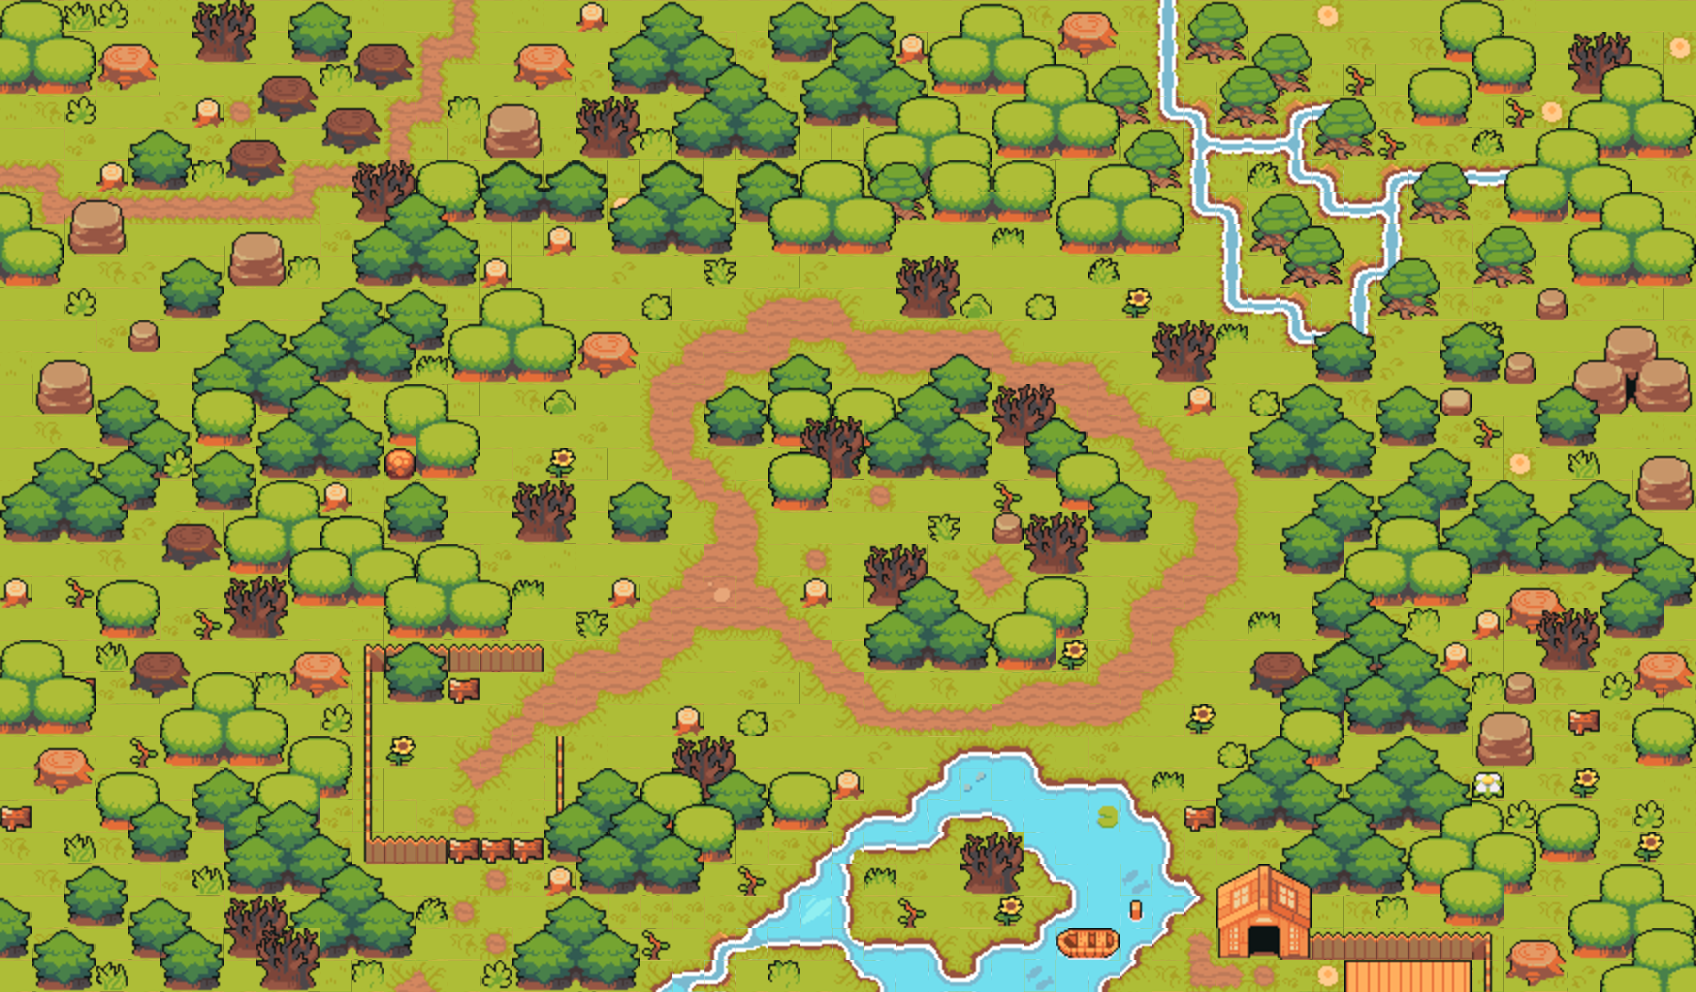

This game map was drawn from its Tiled (.tmx) file and the tilesets committed beside it. A one-line description and the trimmed map source follow:
An orthogonal 53x31 tile map with 32x32 px tiles, 5 tile layers (Tile Layer 1, behindstuff, Tile Layer 2, CloseToPath, ...) and 67 objects (56x obstacle, 7x chicken, player, pathBlock, npc, ...).

<map version="1.8" tiledversion="1.8.4" orientation="orthogonal" renderorder="right-down" width="53" height="31" tilewidth="32" tileheight="32" infinite="0" nextlayerid="11" nextobjectid="103">
 <tileset firstgid="1" name="tiles-spritesheet" tilewidth="32" tileheight="32" tilecount="3283" columns="67">
  <image source="tiles-spritesheet.png" width="2144" height="1568" />
 </tileset>
 <layer id="1" name="Tile Layer 1" width="53" height="31">
  <data>[1643 cells, 1643 non-empty, 9 distinct tile ids]</data>
 </layer>
 <layer id="5" name="behindstuff" width="53" height="31">
  <data>[1643 cells, 259 non-empty, 93 distinct tile ids]</data>
 </layer>
 <layer id="2" name="Tile Layer 2" width="53" height="31">
  <data>[1643 cells, 644 non-empty, 113 distinct tile ids]</data>
 </layer>
 <layer id="4" name="CloseToPath" width="53" height="31">
  <data>[1643 cells, 480 non-empty, 105 distinct tile ids]</data>
 </layer>
 <layer id="8" name="Top" width="53" height="31">
  <data>[1643 cells, 88 non-empty, 38 distinct tile ids]</data>
 </layer>
 <objectgroup id="10" name="Object Layer 1">
  <object id="24" type="obstacle" x="383" y="327.25" width="250.25" height="44.1667" />
  <object id="25" type="obstacle" x="437" y="291.25" width="104" height="30" />
  <object id="26" type="obstacle" x="412" y="259.75" width="98" height="24.75" />
  <object id="29" type="obstacle" x="413" y="211" width="60.5" height="45" />
  <object id="33" type="obstacle" x="482.667" y="190.667" width="856" height="26.6667" />
  <object id="34" type="obstacle" x="545.917" y="217.333" width="28.75" height="35.5" />
  <object id="35" type="obstacle" x="608" y="209.333" width="124" height="40.5833" />
  <object id="36" type="obstacle" x="770.167" y="200.666" width="121.167" height="41.3333" />
  <object id="37" type="obstacle" x="1062" y="204" width="117.333" height="38.75" />
  <object id="38" type="obstacle" x="897.083" y="260" width="60.25" height="44.6667" />
  <object id="39" type="obstacle" x="380" y="418" width="97.3333" height="50.6667" />
  <object id="40" type="obstacle" x="386.667" y="481.833" width="58.8333" height="60.8333" />
  <object id="41" type="obstacle" x="512.583" y="480.917" width="61.5" height="54.8333" />
  <object id="42" type="obstacle" x="610.667" y="484.25" width="56" height="48.0833" />
  <object id="43" type="obstacle" x="381.333" y="547.083" width="96.9167" height="144.667" />
  <object id="44" type="obstacle" x="476" y="574.667" width="32" height="62.6667" />
  <object id="45" type="obstacle" x="470.667" y="643.167" width="73.4167" height="25.6666" />
  <object id="46" type="obstacle" x="553.417" y="734.667" width="13.25" height="97.3333" />
  <object id="47" type="obstacle" x="568" y="769.75" width="293.833" height="60.9167" />
  <object id="48" type="obstacle" x="672.917" y="707.417" width="30.8333" height="64" />
  <object id="49" type="obstacle" x="700.25" y="739.833" width="34.6667" height="32" />
  <object id="50" type="obstacle" x="853.333" y="805.167" width="497.333" height="28.1667" />
  <object id="52" type="obstacle" x="921.917" y="771.5" width="208.833" height="32.75" />
  <object id="53" type="obstacle" x="947.917" y="742.583" width="86.1667" height="24" />
  <object id="54" type="obstacle" x="1247.5" y="761.333" width="95.1667" height="32" />
  <object id="55" type="obstacle" x="1313.67" y="384.5" width="29" height="372.833" />
  <object id="56" type="obstacle" x="1277.33" y="389.833" width="30.6667" height="82.1667" />
  <object id="57" type="obstacle" x="1253.67" y="424" width="31.6667" height="47.3334" />
  <object id="58" type="obstacle" x="1283.42" y="516.667" width="39.25" height="49.8333" />
  <object id="59" type="obstacle" x="1251.5" y="651.083" width="64.5" height="39.8333" />
  <object id="60" type="obstacle" x="1282.75" y="696" width="43.9167" height="62.6667" />
  <object id="61" type="obstacle" x="1263.92" y="742.667" width="29.4167" height="17.3333" />
  <object id="62" type="obstacle" x="1217.67" y="208" width="70.3333" height="107.917" />
  <object id="63" type="obstacle" x="1288" y="292" width="68" height="50.1667" />
  <object id="64" type="obstacle" x="1156.92" y="326.833" width="53.75" height="49" />
  <object id="65" type="obstacle" x="1188" y="373.333" width="24" height="33.6667" />
  <object id="67" type="obstacle" x="709.333" y="395.083" width="344.583" height="48.1667" />
  <object id="68" type="obstacle" x="778.417" y="358.333" width="44" height="32" />
  <object id="69" type="obstacle" x="940.25" y="362.5" width="42.6667" height="23.9167" />
  <object id="70" type="obstacle" x="772.167" y="445.333" width="54.5" height="61.3333" />
  <object id="71" type="obstacle" x="804.583" y="580.833" width="23" height="25.25" />
  <object id="72" type="obstacle" x="611.917" y="580.5" width="23.5" height="25.8333" />
  <object id="73" type="obstacle" x="867.667" y="548" width="56.4167" height="113.334" />
  <object id="74" type="obstacle" x="927.333" y="602.666" width="123.333" height="58" />
  <object id="75" type="obstacle" x="920" y="579.917" width="23.6667" height="21.4167" />
  <object id="76" type="obstacle" x="1030.67" y="518.667" width="49.9167" height="110.666" />
  <object id="77" type="obstacle" x="997.333" y="510.667" width="24" height="32" />
  <object id="78" type="obstacle" x="1092" y="484.833" width="53.3333" height="51.8333" />
  <object id="79" type="obstacle" x="1062.83" y="456.25" width="50.6667" height="53.3333" />
  <object id="80" type="obstacle" x="1036" y="426.667" width="41.3333" height="49.3333" />
  <object id="81" type="obstacle" x="818.417" y="442" width="157.333" height="32" />
  <object id="83" type="obstacle" x="385.5" y="384.5" width="60.75" height="30.75" />
  <object id="84" type="obstacle" x="1230.29" y="780.583" width="29.4167" height="17.3333" />
  <object id="85" type="obstacle" x="379" y="825" width="170" height="16" />
  <object id="88" type="obstacle" x="374" y="698" width="13" height="120" />
  <object id="91" type="player" x="458" y="759.667">
   <point />
  </object>
  <object id="92" type="pathBlock" x="545.333" y="660.667">
   <point />
  </object>
  <object id="93" type="obstacle" x="1317.33" y="348" width="30.6667" height="37.3333" />
  <object id="94" type="chicken" x="706" y="598">
   <point />
  </object>
  <object id="97" type="chicken" x="775" y="684">
   <point />
  </object>
  <object id="98" type="chicken" x="1100" y="692">
   <point />
  </object>
  <object id="101" type="chicken" x="919" y="517">
   <point />
  </object>
  <object id="100" type="chicken" x="1185" y="495">
   <point />
  </object>
  <object id="99" type="chicken" x="1055" y="317">
   <point />
  </object>
  <object id="95" type="chicken" x="646" y="426">
   <point />
  </object>
  <object id="96" type="npc" x="388" y="695">
   <point />
  </object>
  <object id="102" type="player2" x="500" y="796">
   <point />
  </object>
 </objectgroup>
</map>
